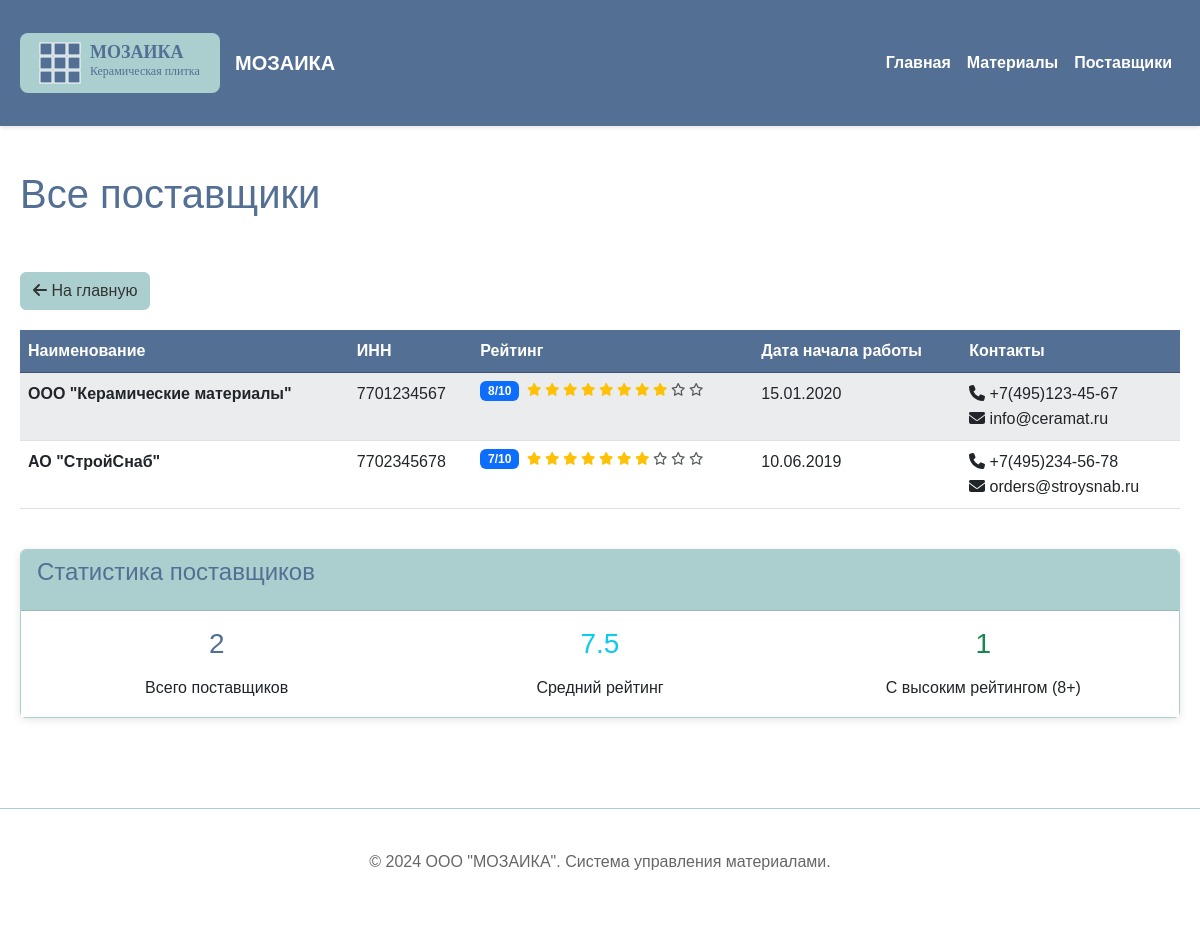
Before: /suppliers with the older database file.
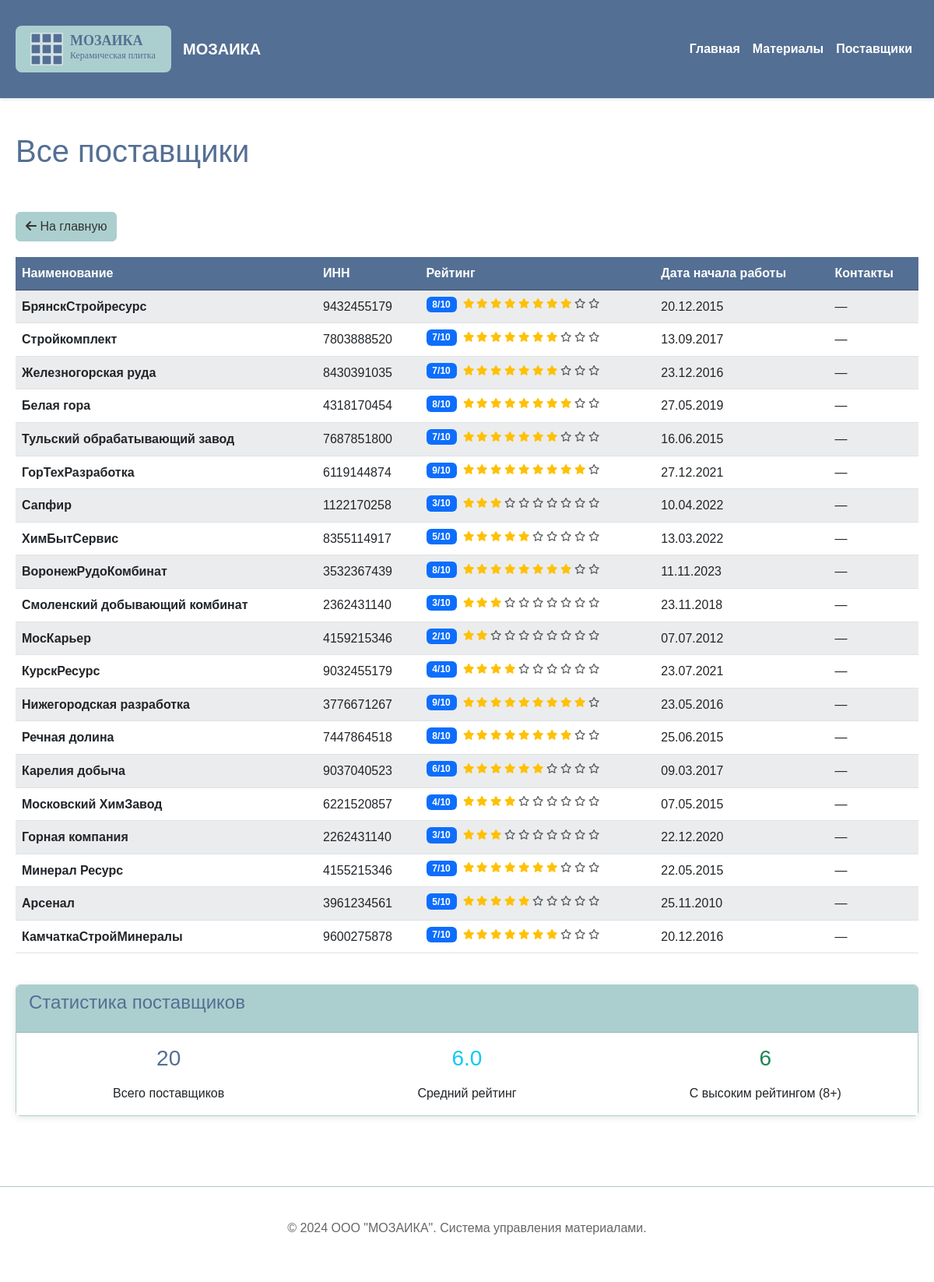
After: the same page with the newer database file.
### models.py (models this page shows, shortened)
class Supplier(db.Model):
    __tablename__ = 'suppliers'
    id = db.Column(db.Integer, primary_key=True)
    name = db.Column(db.String(200), nullable=False)
    inn = db.Column(db.String(20))
    rating = db.Column(db.Integer, default=5)  # Рейтинг от 1 до 10
    start_date = db.Column(db.Date, default=datetime.utcnow)  # Дата начала работы
    contact_phone = db.Column(db.String(20))
    contact_email = db.Column(db.String(100))

### routes.py (the view)
@app.route('/suppliers')
def all_suppliers():
    try:
        suppliers = Supplier.query.all()
        return render_template('suppliers.html', suppliers=suppliers, show_all=True)
    except Exception as e:
        logging.error(f"Error loading all suppliers: {e}")
        flash('Ошибка при загрузке списка поставщиков', 'error')
        return render_template('error.html', error="Не удалось загрузить список поставщиков")

### templates/suppliers.html (shortened to what the changed rows need)
{% extends "base.html" %}
{% block page_header %}
<div class="d-flex justify-content-between align-items-center mb-4">
    <h1>
        {% if material %}
            Поставщики материала "{{ material.name }}"
        {% else %}
            Все поставщики
        {% endif %}
    </h1>
</div>
{% endblock %}
{% block content %}
{% if suppliers %}
    {% if material %}
        <div class="row">
            {% for supplier_data in suppliers %}
                {% set supplier = supplier_data.supplier %}
                {% set material_supplier = supplier_data.material_supplier %}
                <div class="col-lg-6 col-xl-4 mb-4">
                    <div class="card h-100">
                        <div class="card-header d-flex justify-content-between align-items-center">
                            <h5 class="card-title mb-0">{{ supplier.name }}</h5>
                            <span class="badge bg-primary">Рейтинг: {{ supplier.rating }}/10</span>
                        </div>
                        <div class="card-body">
                            {% if supplier.inn %}
                                <p class="mb-2">
                                    <strong>ИНН:</strong> {{ supplier.inn }}
                                </p>
                            {% endif %}
                            <p class="mb-2">
                                <strong>Дата начала работы:</strong><br>
                                {{ supplier.start_date.strftime('%d.%m.%Y') if supplier.start_date else 'Не указана' }}
                            </p>
                            {% if material_supplier.supply_price %}
                                <p class="mb-2">
                                    <strong>Цена поставки:</strong><br>
                                    <span class="text-success">{{ "%.2f"|format(material_supplier.supply_price) }} ₽</span>
                                </p>
                            {% endif %}
                            {% if material_supplier.last_delivery_date %}
                                <p class="mb-2">
                                    <strong>Последняя поставка:</strong><br>
                                    {{ material_supplier.last_delivery_date.strftime('%d.%m.%Y') }}
                                </p>
                            {% endif %}
                            {% if supplier.contact_phone or supplier.contact_email %}
                                <hr>
                                <h6>Контакты:</h6>
                                {% if supplier.contact_phone %}
                                    <p class="mb-1">
                                        <i class="fas fa-phone"></i> {{ supplier.contact_phone }}
                                    </p>
                                {% endif %}
                                {% if supplier.contact_email %}
                                    <p class="mb-1">
                                        <i class="fas fa-envelope"></i> {{ supplier.contact_email }}
                                    </p>
                                {% endif %}
                            {% endif %}
                        </div>
                        <div class="card-footer">
                            <div class="d-flex justify-content-between align-items-center">
                                <div class="rating">
                                    {% for i in range(1, 11) %}
                                        {% if i <= supplier.rating %}
                                            <i class="fas fa-star text-warning"></i>
                                        {% else %}
                                            <i class="far fa-star text-muted"></i>
                                        {% endif %}
                                    {% endfor %}
                                </div>
                                {% if material_supplier.supply_price and material.price_per_unit %}
                                    {% set price_diff = material_supplier.supply_price - material.price_per_unit %}
                                    {% if price_diff < 0 %}
                                        <small class="text-success">
                                            Экономия: {{ "%.2f"|format(-price_diff) }} ₽
                                        </small>
                                    {% elif price_diff > 0 %}
                                        <small class="text-danger">
                                            Дороже на: {{ "%.2f"|format(price_diff) }} ₽
                                        </small>
                                    {% else %}
                                        <small class="text-info">Равные цены</small>
                                    {% endif %}
                                {% endif %}
                            </div>
                        </div>
                    </div>
                </div>
            {% endfor %}
        </div>
    {% else %}
        <div class="table-responsive">
            <table class="table table-striped table-hover">
                <thead>
                    <tr>
                        <th>Наименование</th>
                        <th>ИНН</th>
                        <th>Рейтинг</th>
                        <th>Дата начала работы</th>
                        <th>Контакты</th>
                    </tr>
                </thead>
                <tbody>
                    {% for supplier in suppliers %}
                        <tr>
                            <td>
                                <strong>{{ supplier.name }}</strong>
                            </td>
                            <td>{{ supplier.inn or '—' }}</td>
                            <td>
                                <div class="d-flex align-items-center">
                                    <span class="badge bg-primary me-2">{{ supplier.rating }}/10</span>
                                    <div class="rating-stars">
                                        {% for i in range(1, 11) %}
                                            {% if i <= supplier.rating %}
                                                <i class="fas fa-star text-warning"></i>
                                            {% else %}
                                                <i class="far fa-star text-muted"></i>
                                            {% endif %}
                                        {% endfor %}
                                    </div>
                                </div>
                            </td>
                            <td>
                                {{ supplier.start_date.strftime('%d.%m.%Y') if supplier.start_date else '—' }}
                            </td>
                            <td>
                                {% if supplier.contact_phone %}
                                    <div><i class="fas fa-phone"></i> {{ supplier.contact_phone }}</div>
                                {% endif %}
                                {% if supplier.contact_email %}
                                    <div><i class="fas fa-envelope"></i> {{ supplier.contact_email }}</div>
                                {% endif %}
                                {% if not supplier.contact_phone and not supplier.contact_email %}
                                    —
                                {% endif %}
                            </td>
                        </tr>
                    {% endfor %}
                </tbody>
            </table>
        </div>
    {% endif %}
    <div class="row mt-4">
        <div class="col-12">
            <div class="card">
                <div class="card-body">
                    {% if material %}
                        {% set avg_rating = suppliers|map(attribute='supplier.rating')|sum / suppliers|length %}
                        {% set supply_prices = suppliers|selectattr('material_supplier.supply_price')|map(attribute='material_supplier.supply_price')|list %}
                        <div class="row">
                            <div class="col-md-4 text-center">
                                <h3 class="text-primary">{{ suppliers|length }}</h3>
                                <p class="mb-0">Всего поставщиков</p>
                            </div>
                            <div class="col-md-4 text-center">
                                <h3 class="text-info">{{ "%.1f"|format(avg_rating) }}</h3>
                                <p class="mb-0">Средний рейтинг</p>
                            </div>
                            <div class="col-md-4 text-center">
                                {% if supply_prices %}
                                    <h3 class="text-success">{{ "%.2f"|format(supply_prices|min) }} ₽</h3>
                                    <p class="mb-0">Лучшая цена</p>
                                {% else %}
                                    <h3 class="text-muted">—</h3>
                                    <p class="mb-0">Цены не указаны</p>
                                {% endif %}
                            </div>
                        </div>
                    {% else %}
                        {% set avg_rating = suppliers|map(attribute='rating')|sum / suppliers|length %}
                        {% set high_rated = suppliers|selectattr('rating', 'ge', 8)|list %}
                        <div class="row">
                            <div class="col-md-4 text-center">
                                <h3 class="text-primary">{{ suppliers|length }}</h3>
                                <p class="mb-0">Всего поставщиков</p>
                            </div>
                            <div class="col-md-4 text-center">
                                <h3 class="text-info">{{ "%.1f"|format(avg_rating) }}</h3>
                                <p class="mb-0">Средний рейтинг</p>
                            </div>
                            <div class="col-md-4 text-center">
                                <h3 class="text-success">{{ high_rated|length }}</h3>
                                <p class="mb-0">С высоким рейтингом (8+)</p>
                            </div>
                        </div>
                    {% endif %}
                </div>
            </div>
        </div>
    </div>
{% endif %}
{% endblock %}

Changed rows visible on the page:
changed Supplier: name "ООО \"Керамические материалы\"" → "БрянскСтройресурс"; inn "7701234567" → "9432455179"; start_date "15.01.2020" → "20.12.2015"; contact_phone "+7(495)123-45-67" → (not shown); contact_email "info@ceramat.ru" → (not shown); now shows "—"
changed Supplier: name "АО \"СтройСнаб\"" → "Стройкомплект"; inn "7702345678" → "7803888520"; start_date "10.06.2019" → "13.09.2017"; contact_phone "+7(495)234-56-78" → (not shown); contact_email "orders@stroysnab.ru" → (not shown); now shows "—"
added Supplier: name "Железногорская руда", inn "8430391035", rating "7", start_date "23.12.2016"
added Supplier: name "Белая гора", inn "4318170454", rating "8", start_date "27.05.2019"
added Supplier: name "Тульский обрабатывающий завод", inn "7687851800", rating "7", start_date "16.06.2015"
added Supplier: name "ГорТехРазработка", inn "6119144874", rating "9", start_date "27.12.2021"
added Supplier: name "Сапфир", inn "1122170258", rating "3", start_date "10.04.2022"
added Supplier: name "ХимБытСервис", inn "8355114917", rating "5", start_date "13.03.2022"
added Supplier: name "ВоронежРудоКомбинат", inn "3532367439", rating "8", start_date "11.11.2023"
added Supplier: name "Смоленский добывающий комбинат", inn "2362431140", rating "3", start_date "23.11.2018"
added Supplier: name "МосКарьер", inn "4159215346", rating "2", start_date "07.07.2012"
added Supplier: name "КурскРесурс", inn "9032455179", rating "4", start_date "23.07.2021"
added Supplier: name "Нижегородская разработка", inn "3776671267", rating "9", start_date "23.05.2016"
added Supplier: name "Речная долина", inn "7447864518", rating "8", start_date "25.06.2015"
added Supplier: name "Карелия добыча", inn "9037040523", rating "6", start_date "09.03.2017"
added Supplier: name "Московский ХимЗавод", inn "6221520857", rating "4", start_date "07.05.2015"
added Supplier: name "Горная компания", inn "2262431140", rating "3", start_date "22.12.2020"
added Supplier: name "Минерал Ресурс", inn "4155215346", rating "7", start_date "22.05.2015"
added Supplier: name "Арсенал", inn "3961234561", rating "5", start_date "25.11.2010"
added Supplier: name "КамчаткаСтройМинералы", inn "9600275878", rating "7", start_date "20.12.2016"
Other visible differences:
{{ suppliers|length }}: "2" → "20"
{{ "%.1f"|format(avg_rating) }}: "7.5" → "6.0"
{{ high_rated|length }}: "1" → "6"
